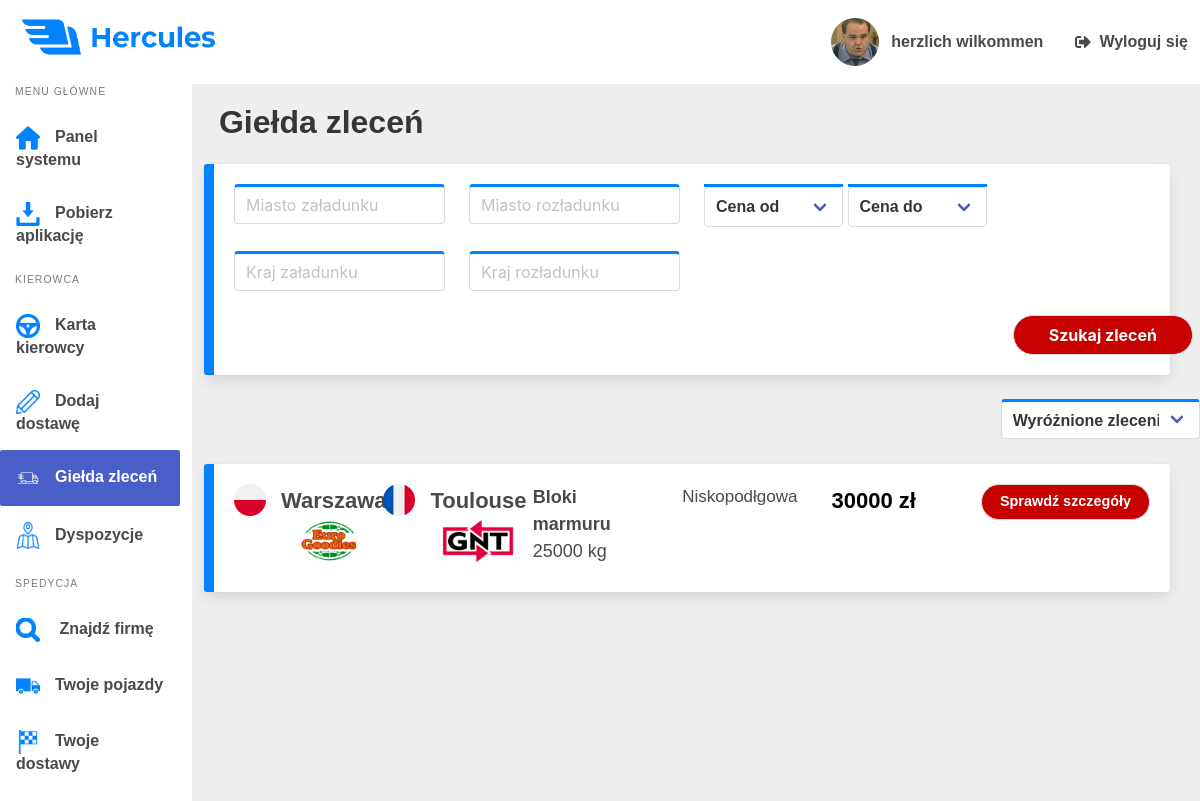
The page /Gielda/Offers/ (signed in) on the database as committed earlier.
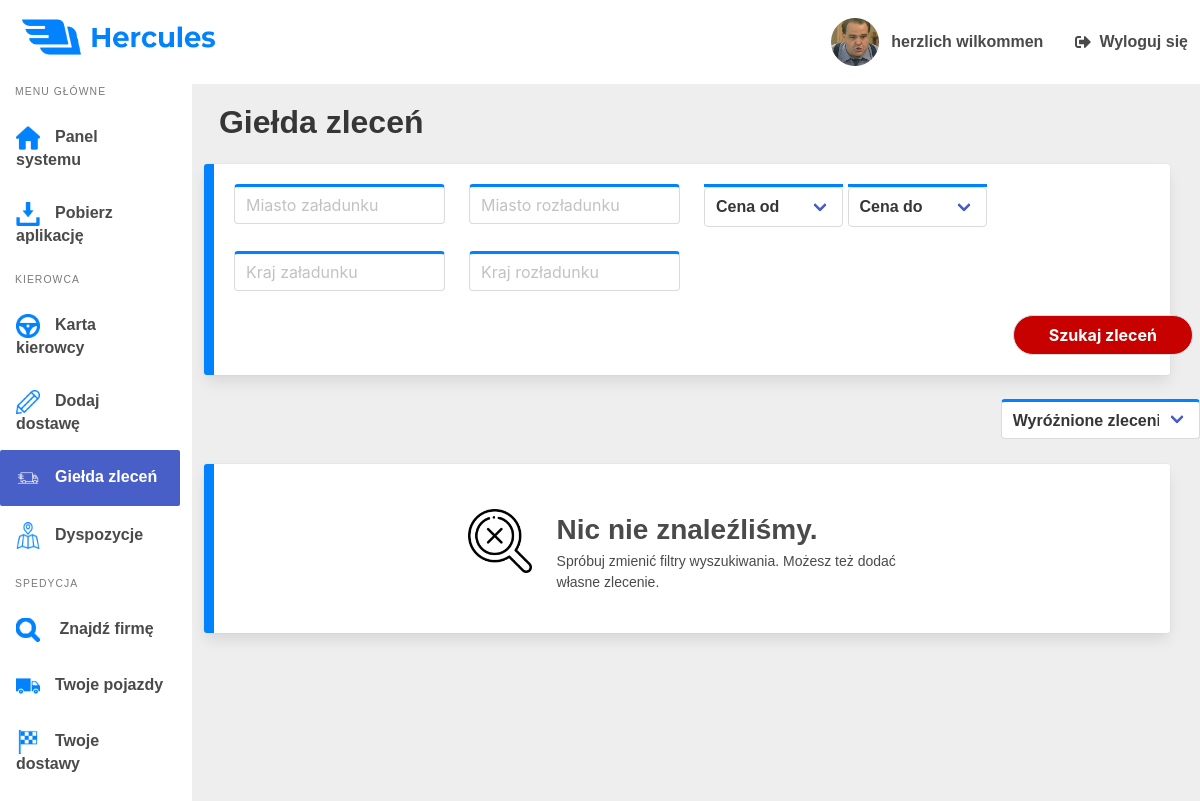
The same page on the database as committed later.
### hercules_app/models.py (models this page shows, shortened)
class Gielda(models.Model):
    id = models.AutoField(primary_key=True)
    loading_city = models.CharField(max_length=64)
    loading_country = models.CharField(max_length=64)
    unloading_city = models.CharField(max_length=64)
    unloading_country = models.CharField(max_length=64)
    loading_spedition = models.CharField(max_length=100)
    unloading_spedition = models.CharField(max_length=100)
    cargo = models.CharField(max_length=64)
    tonnage = models.IntegerField(default=0)
    class Trailer(models.TextChoices):
        CURTAIN = 'Firanka', _('curtain')
        REEFER = 'Chłodnia', _('reefer')
        LOWDECK = 'Niskopodłogowa', _('low_deck')
        CISTERN = 'Cysterna', _('cistern')
        TARP = 'Plandeka', _('tarp')  # plandeka
    trailer = models.CharField(choices=Trailer.choices, max_length=14)
    price = models.PositiveIntegerField(default=0)
    creator = models.CharField(default='SYSTEM', max_length=128)
    created_at = models.DateTimeField(auto_now_add=True)
    class Adr(models.TextChoices):
        NONE = 'Nie dotyczy', _('none')
        EXPLOSIVES = 'ADR-1: materiały wybuchowe', _('explosives')
        GASES = 'ADR-2: gazy', _('gases')
        LIQUIDS = 'ADR-3: płyny łatwopalne', _('liquids')
        SOLIDS = 'ADR-4: materiały stałe zapalne', _('solids')
        TOXIC = 'ADR-6: toksyczne i zakaźne substancje', _('toxic')
        CORROSIVE = 'ADR-8: toksyczne substancje', _('corrosive')
    adr = models.CharField(choices=Adr.choices, max_length=64)
    oversized = models.BooleanField(default=False)

### hercules_app/views.py (the view)
# urls.py: path('Gielda/Offers/', views.OffersView, name="gielda"),
@login_required
def OffersView(request):
    if request.session.get('offer_id') is not None:
        del request.session['offer_id']
    driver_info = Driver.get_driver_info(request)
    driver = {
        'nick': driver_info.nick,
        'company': driver_info.company,
        'avatar': driver_info.avatar,
    }
    parameters = ['loading_city', 'loading_country',
                  'unloading_city', 'unloading_country']
    filters = {}
    for parameter in parameters:
        if request.GET.get(parameter):
            filters[parameter] = request.GET.get(parameter)
    income_min = 0
    income_max = 1000000
    sort_by = '-id'
    if request.GET.get('income_min'):
        income_min = int(request.GET.get('income_min'))
    if request.GET.get('income_max'):
        income_max = int(request.GET.get('income_max'))
    if request.GET.get('sort_by'):
        sort_by = request.GET.get('sort_by')
    offers = Gielda.objects.all().filter(**filters, price__gte=income_min,
                                         price__lte=income_max).order_by(sort_by)
    return render(request, 'hercules_app/gielda.html', {'offers': offers, 'driver': driver, 'sort_by': sort_by})

### hercules_app/models.py (called while the page is built)
    def get_vehicle_info(driver):
        try:
            vehicle = Vehicle.objects.get(driver=driver)
            vehicle_info = {
                'brand': vehicle.brand,
                'model': vehicle.model,
                'cabin': vehicle.cabin,
                'engine': vehicle.engine,
                'odometer': vehicle.odometer,
                'photo': vehicle.photo.url,
            }
        except:
            vehicle_info = ''
        finally:
            return vehicle_info

    def get_driver_info_from_database(username):
        driver = Driver.objects.get(user=username)
        if driver.is_employeed:
            company = Company.objects.get(name=driver.company.name)
            company = company.name
        else:
            company = ""
        vehicle = Driver.get_vehicle_info(driver)
        try:
            avatar = driver.avatar.url
        except:
            avatar = ''
        driver_info = {
            'nick': driver.nick,
            'company': company,
            'vehicle': vehicle,
            'avatar': driver.avatar.url,
        }
        return driver_info

### hercules_app/templates/hercules_app/gielda.html (shortened to what the changed rows need)
{% load static %}
<!DOCTYPE html>
<html lang="pl-pl">
<head>
    <link rel="stylesheet" href="https://cdn.jsdelivr.net/npm/bulma@0.8.0/css/bulma.min.css">
    <link rel="stylesheet" type="text/css" href="{% static 'css/panel.css' %}">
    <link rel="stylesheet" type="text/css" href="{% static 'css/main.css' %}">
    <link rel="stylesheet" type="text/css" href="{% static 'css/gielda.css' %}">
</head>
<body>
    <div class="wrapper">
        <div class="columns">
            <main class="column main">
                <header>
                    <h1 class="title">Giełda zleceń</h1>
                    {% if offers %}
                    {% for offer in offers %}
                    <div class="box card offer-container">
                        <div class="columns offer">
                            <div class="column place">
                                {% with '/assets/countries/'|add:offer.loading_country|add:'.png' as image_static %}
                                <img src="{% static image_static %}" class="country-icon">
                                {% endwith %}
                                <span class="city-and-company">
                                    <p class="city">{{ offer.loading_city }}</p>
                                    {% with '/assets/companies/'|add:offer.loading_spedition|add:'.png' as image_static %}
                                    <img src="{% static image_static %}" class="company">
                                    {% endwith %}
                                </span>
                            </div>
                            <div class="column place">
                                {% with '/assets/countries/'|add:offer.unloading_country|add:'.png' as image_static %}
                                <img src="{% static image_static %}" class="country-icon">
                                {% endwith %}
                                <span class="city-and-company">
                                    <p class="city">{{ offer.unloading_city }}</p>
                                    {% with '/assets/companies/'|add:offer.unloading_spedition|add:'.png' as image_static %}
                                    <img src="{% static image_static %}" class="company">
                                    {% endwith %}
                                </span>
                            </div>
                            <div class="column">
                                <span class="cargo">
                                    <b>{{ offer.cargo }}</b>
                                    <br>
                                    {{ offer.tonnage }} kg
                                </span>
                            </div>
                            <div class="column">
                                <span class="trailer">
                                    {{ offer.trailer }}
                                </span>
                            </div>
                            <div class="column">
                                <span class="income">
                                    <b>{{ offer.price }} zł</b>
                                </span>
                            </div>
                            <div class="column">
                                <a href="{{ offer.id }}" class="button check-details is-rounded">Sprawdź szczegóły</a>
                            </div>
                        </div>
                    </div>
                    {% endfor %}
                    {% else %}
                    <div class="box card no-offers-container">
                        <div class="no-offers">
                            <img src="{% static 'assets/icons/no_offers.png' %}" class="no-offers-icon">
                            <span class="no-offers-text">
                                <h1 class="no-offers-title">Nic nie znaleźliśmy.</h1>
                                <p class="sub-text">
                                    Spróbuj zmienić filtry wyszukiwania. Możesz też dodać własne zlecenie.
                                </p>
                            </span>
                        </div>
                    </div>
                    {% endif %}
                </header>
            </main>
        </div>
    </div>
</body>
</html>

Rows that differ between the two databases and show on the page:
removed Gielda: loading_city "Warszawa", unloading_city "Toulouse", cargo "Bloki marmuru", tonnage "25000", trailer "Niskopodłgowa", price "30000"
Other text that changed with them:
text now shown: "Nic nie znaleźliśmy. Spróbuj zmienić filtry wyszukiwania. Możesz też dodać własne zlecenie."
